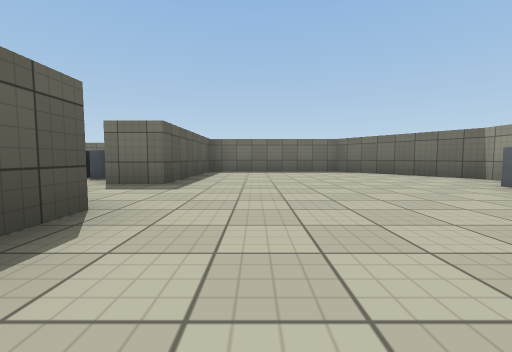
[1] (above)

12 first-person views from a walk through a Unity game level. The camera is 0.72 m above the floor, tilts 4° down and sees 90° across. The floor is counted in squares, 2 m on a side. Each view is taken from the middle of a square. On the plan, view 1 faces up. The plan holds only what a view shows up to about 9 squares ahead; the rest is blank. The player is left out. Some animated figures are left out. Surface patterns are stand-ins for the level's own textures.

[2]
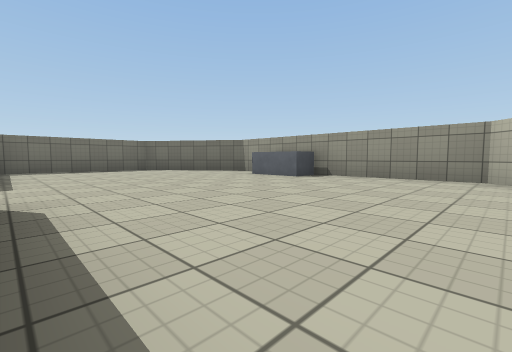

[3]
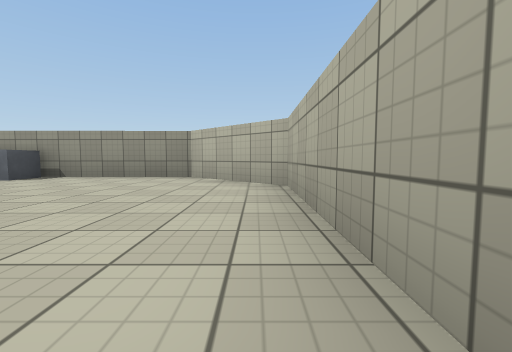

[4]
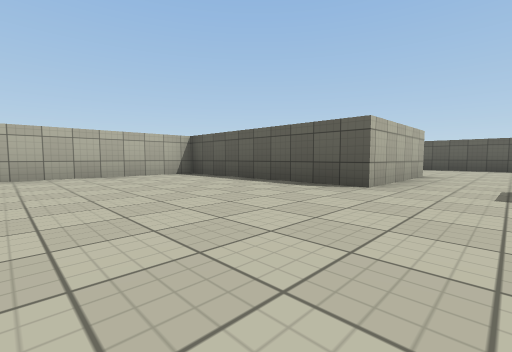

[5]
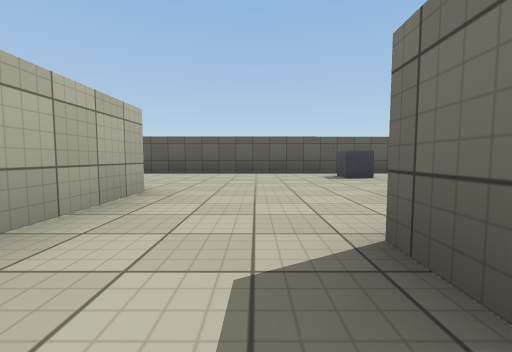

[6]
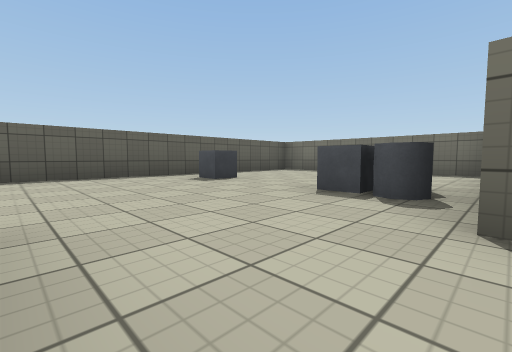

[7]
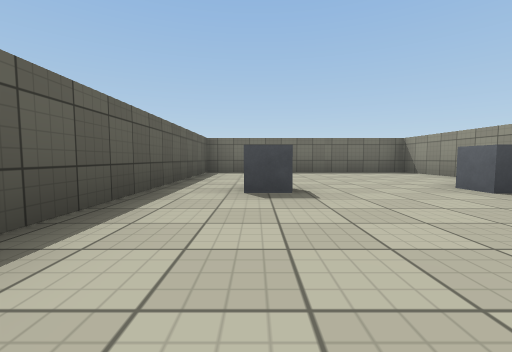

[8]
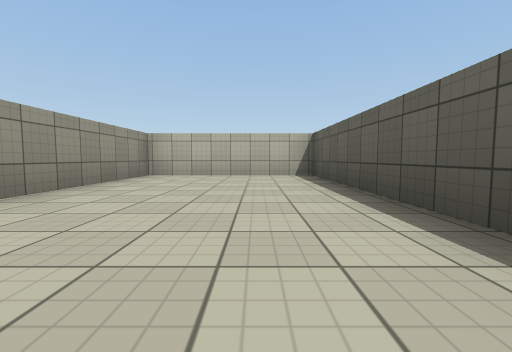

[9]
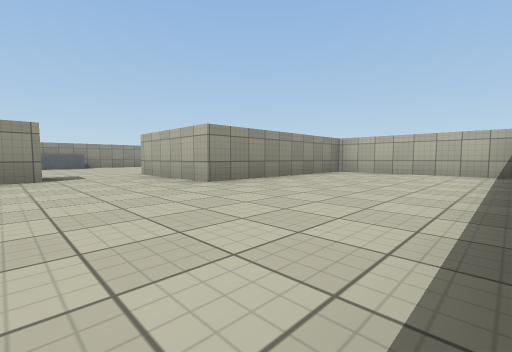

[10]
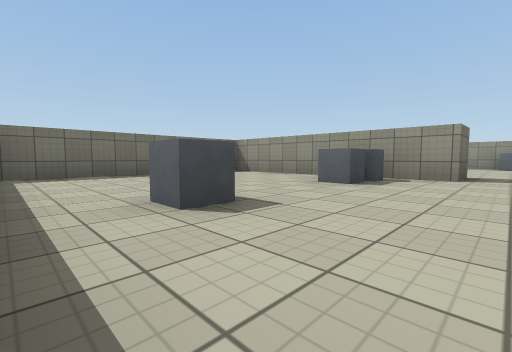

[11]
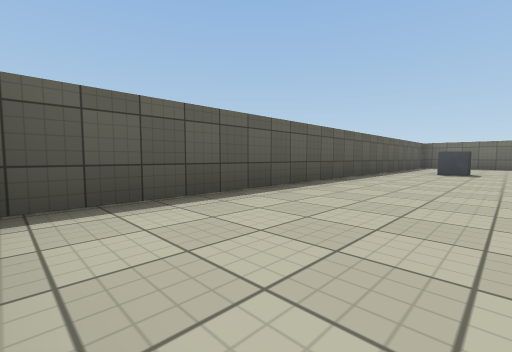

[12]
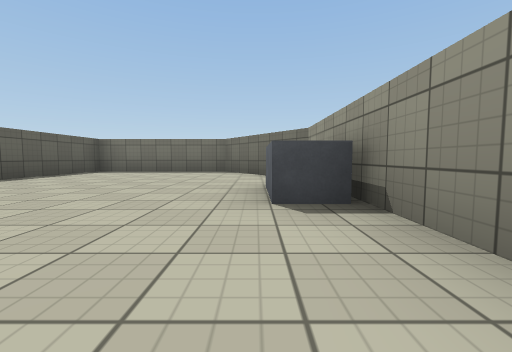

### Floor plan
Points are (right, up) in squares from view 1. A wall is a line through its corners. A room is listed if a view was taken in it or the views show most of it. See-through windows are left out.
Room 1 (views 1, 2, 3, 4, 5, 6, 12)
walls: (3.9, 2) (3.1, 2) (3.1, 3.2); (3.9, 3.2) (3.9, 4.4) (2.2, 6.9) (-1.1, 7) (-1.2, 3.5) (-2.1, 3.6); (-3.8, 1.8) (-1.2, 1.8) (-1.2, -2.4) (2.3, -2.4) (3.9, -0.8) (3.9, 2.5)
ways out: opening at (-2.5, 2.5) to room 2
Room 2 (views 7, 8, 9, 10, 11)
walls: (-5.6, 5.2) (-5.6, 4.6) (-6.1, 4.6) (-6.1, 5.1); (-3.1, 4.6) (-3.6, 4.6) (-3.6, 5.1); (-2.1, 3.6) (-2.1, 4.7); (-2.1, 5.9) (-2.2, 8.7) (-7.2, 8.6) (-7.2, -2.4) (-3.8, -2.4) (-3.8, 1.8)
ways out: opening at (-2.5, 2.5) to room 1

Where each view was taken, in squares from view 1:
view 1: 0 up, 0 right, facing up
view 2: 1 down, 1 left, facing up-right
view 3: 2 down, 1 left, facing right
view 4: 3 up, 2 right, facing down-left
view 5: 3 up, 1 left, facing left
view 6: 2 up, 2 left, facing up-left
view 7: 2 up, 6 left, facing up
view 8: 3 up, 6 left, facing down
view 9: 4 up, 7 left, facing down-right
view 10: 3 up, 7 left, facing up-right
view 11: 2 down, 5 left, facing up-left
view 12: 0 up, 3 right, facing up
